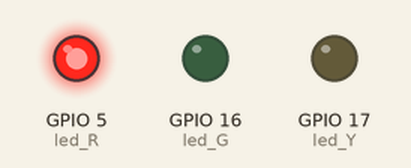
This program was run on a simulated ESP32 board running MicroPython. Parts: output pins drawn as LEDs (lit = HIGH). What the program prints to the serial console is not drawn.

Above: at 0.2 s.
At 1.2 s:
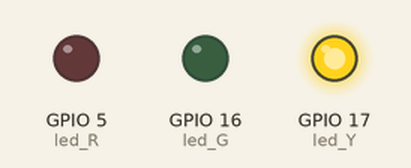
At 3.2 s:
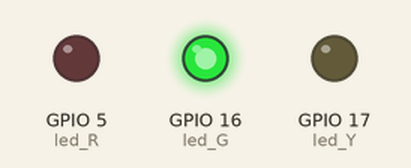
At 4.7 s:
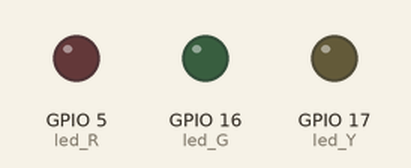
Timing chart, 0 to 5.2 s (numbered marks = the images above):
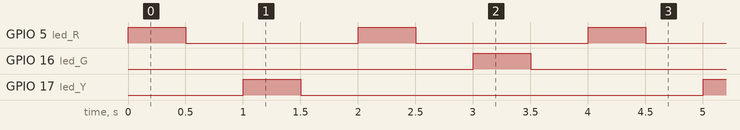

The program:

lab_04_multi_led_time.py
```python
# เรียกใช้โมดูล
from machine import Pin # เรียกโมดูล machine เรียกใช้ขา pin
from time import sleep # เรียกโมดูล time เรียกใช้ delay/หน่วงเวลา

# ประกาศตัวแปร
led_R = Pin(5, Pin.OUT) # สร้างตัวแปร led ใช้ขา 5 เป็นขาแสดงผลลัพธ์ (OUTPUT)
led_Y = Pin(17, Pin.OUT) # สร้างตัวแปร led ใช้ขา 17 เป็นขาแสดงผลลัพธ์ (OUTPUT)
led_G = Pin(16, Pin.OUT) # สร้างตัวแปร led ใช้ขา 16 เป็นขาแสดงผลลัพธ์ (OUTPUT)
print(f'Red led status: {led_R.value()}')
print(f'Yellow led status: {led_Y.value()}')
print(f'Green led status: {led_G.value()}')

while True:
	led_R.on()
	sleep(0.5)
	led_R.off()
	sleep(0.5)

	led_Y.on()
	sleep(0.5)
	led_Y.off()
	sleep(0.5)

	led_R.on()
	sleep(0.5)
	led_R.off()
	sleep(0.5)

	led_G.on()
	sleep(0.5)
	led_G.off()
	sleep(0.5)
```

Measured:
- by itself, GPIO 5 (led_R): alternates HIGH for 0.50 s and LOW for 1.5 s
- by itself, GPIO 16 (led_G), GPIO 17 (led_Y): alternates HIGH for 0.50 s and LOW for 3.5 s
- by itself, everything shown: repeats every 4.0 s, in 8 steps
